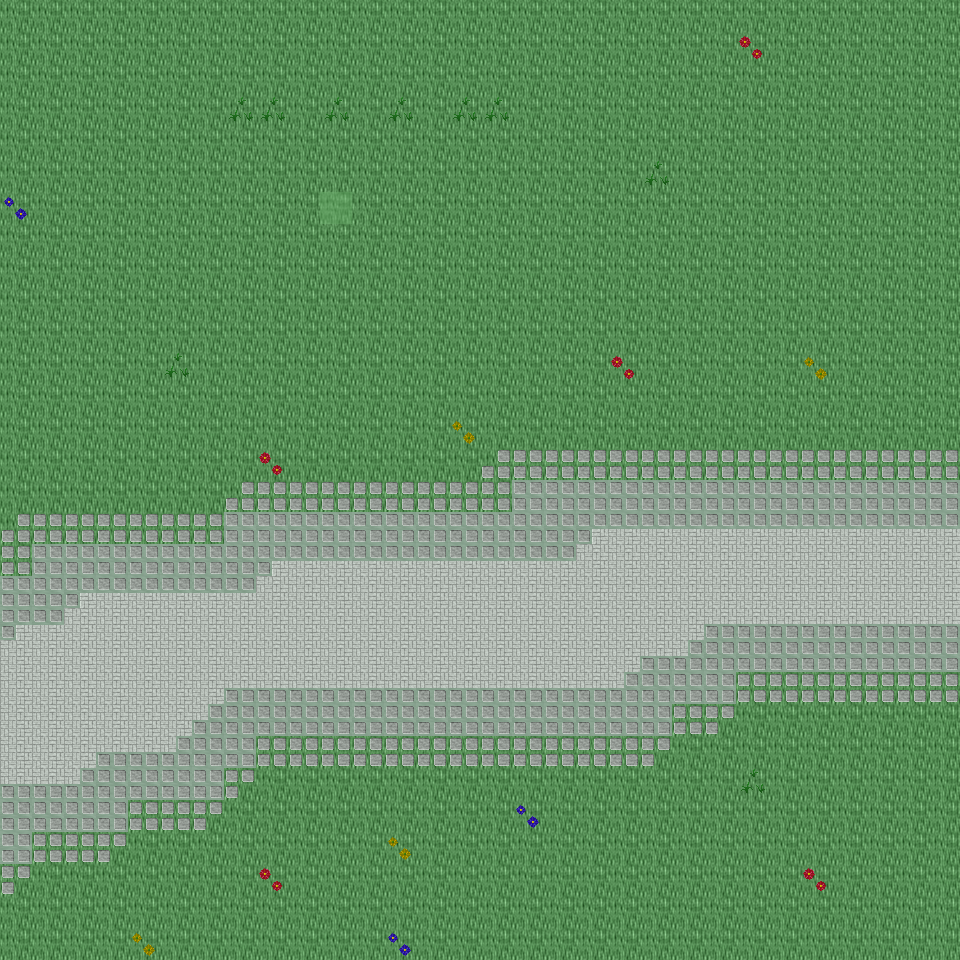

Below is a game level as drawn by its tile map, then a one-line description and the .tmx that defines it (tile-layer data replaced by summaries):
An orthogonal 30x30 tile map with 32x32 px tiles, 6 tile layers (Ground, Object, Object2, Above, ...), 19 tilesets and 3 objects (3x mapExit).

<map version="1.0" orientation="orthogonal" renderorder="right-down" width="30" height="30" tilewidth="32" tileheight="32" nextobjectid="4">
  <tileset firstgid="1" name="tileset_ground_ground" tilewidth="32" tileheight="32" tilecount="33" columns="3">
    <image source="../drawable/tileset_ground_ground.png" width="96" height="352" />
  </tileset>
  <tileset firstgid="34" name="tileset_ground_water_pool" tilewidth="32" tileheight="32" tilecount="72" columns="3">
    <image source="../drawable/tileset_ground_water_pool.png" width="96" height="768" />
  </tileset>
  <tileset firstgid="106" name="tileset_ground_ridge_earth_dark" tilewidth="32" tileheight="32" tilecount="96" columns="12">
    <image source="../drawable/tileset_ground_ridge_earth_dark.png" width="384" height="256" />
  </tileset>
  <tileset firstgid="202" name="tileset_ground_grass_edges" tilewidth="32" tileheight="32" tilecount="36" columns="12">
    <image source="../drawable/tileset_ground_grass_edges.png" width="384" height="96" />
  </tileset>
  <tileset firstgid="238" name="tileset_ground_earth_edges" tilewidth="32" tileheight="32" tilecount="18" columns="6">
    <image source="../drawable/tileset_ground_earth_edges.png" width="192" height="96" />
  </tileset>
  <tileset firstgid="256" name="tileset_ground_grass_corners" tilewidth="32" tileheight="32" tilecount="24" columns="6">
    <image source="../drawable/tileset_ground_grass_corners.png" width="192" height="128" />
  </tileset>
  <tileset firstgid="280" name="tileset_plant_grasses" tilewidth="32" tileheight="32" tilecount="6" columns="3">
    <image source="../drawable/tileset_plant_grasses.png" width="96" height="64" />
  </tileset>
  <tileset firstgid="286" name="tileset_plant_flower_daisy_blue" tilewidth="32" tileheight="32" tilecount="8" columns="2">
    <image source="../drawable/tileset_plant_flower_daisy_blue.png" width="64" height="128" />
  </tileset>
  <tileset firstgid="294" name="tileset_plant_flower_daisy_yellow" tilewidth="32" tileheight="32" tilecount="8" columns="2">
    <image source="../drawable/tileset_plant_flower_daisy_yellow.png" width="64" height="128" />
  </tileset>
  <tileset firstgid="302" name="tileset_plant_bush_bushes" tilewidth="32" tileheight="32" tilecount="10" columns="5">
    <image source="../drawable/tileset_plant_bush_bushes.png" width="160" height="64" />
  </tileset>
  <tileset firstgid="312" name="tileset_plant_flower_daisy_red" tilewidth="32" tileheight="32" tilecount="8" columns="2">
    <image source="../drawable/tileset_plant_flower_daisy_red.png" width="64" height="128" />
  </tileset>
  <tileset firstgid="320" name="tileset_plant_flower_daisy_white" tilewidth="32" tileheight="32" tilecount="8" columns="2">
    <image source="../drawable/tileset_plant_flower_daisy_white.png" width="64" height="128" />
  </tileset>
  <tileset firstgid="328" name="tileset_item_statue_bird" tilewidth="32" tileheight="32" tilecount="8" columns="2">
    <image source="../drawable/tileset_item_statue_bird.png" width="64" height="128" />
  </tileset>
  <tileset firstgid="336" name="tileset_logic_collision" tilewidth="32" tileheight="32" tilecount="1" columns="1">
    <image source="../drawable/tileset_logic_collision.png" width="32" height="32" />
  </tileset>
  <tileset firstgid="337" name="tileset_ground_green_paving" tilewidth="32" tileheight="32" tilecount="18" columns="3">
    <image source="../drawable/tileset_ground_green_paving.png" width="96" height="192" />
  </tileset>
  <tileset firstgid="355" name="tileset_logic_protection" tilewidth="32" tileheight="32" tilecount="2" columns="2">
    <image source="../drawable/tileset_logic_protection.png" width="64" height="32" />
  </tileset>
  <tileset firstgid="357" name="tileset_building_castle" tilewidth="32" tileheight="32" tilecount="320" columns="20">
    <image source="../drawable/tileset_building_castle.png" width="640" height="512" />
  </tileset>
  <tileset firstgid="677" name="tileset_logic_creature_reptile" tilewidth="32" tileheight="32" tilecount="7" columns="7">
    <image source="../drawable/tileset_logic_creature_reptile.png" width="224" height="32" />
  </tileset>
  <tileset firstgid="684" name="tileset_logic_creature_rodent" tilewidth="32" tileheight="32" tilecount="8" columns="8">
    <image source="../drawable/tileset_logic_creature_rodent.png" width="256" height="32" />
  </tileset>
  <layer name="Ground" width="30" height="30">
    <data>[900 cells, 900 non-empty, 2 distinct tile ids]</data>
  </layer>
  <layer name="Object" width="30" height="30">
    <data>[900 cells, 282 non-empty, 8 distinct tile ids]</data>
  </layer>
  <layer name="Object2" width="30" height="30">
    <data>[900 cells, 22 non-empty, 5 distinct tile ids]</data>
  </layer>
  <layer name="Above" width="30" height="30">
    <data>[900 cells, 0 non-empty, 0 distinct tile ids]</data>
  </layer>
  <layer name="Above2" width="30" height="30">
    <data>[900 cells, 0 non-empty, 0 distinct tile ids]</data>
  </layer>
  <layer name="Walkable" width="30" height="30">
    <data>[900 cells, 1 non-empty, 1 distinct tile ids]</data>
  </layer>
  <objectgroup name="MapEvents">
    <object id="1" name="south" type="mapExit" x="0" y="928" width="960" height="32">
      <properties>
        <property name="map" value="level_0_x88_y94" />
        <property name="x" value="0" />
        <property name="y" value="1" />
      </properties>
    </object>
    <object id="2" name="west" type="mapExit" x="0" y="0" width="32" height="960">
      <properties>
        <property name="map" value="level_0_x87_y93" />
        <property name="x" value="28" />
        <property name="y" value="0" />
      </properties>
    </object>
    <object id="3" name="east" type="mapExit" x="928" y="0" width="32" height="960">
      <properties>
        <property name="map" value="level_0_x89_y93" />
        <property name="x" value="1" />
        <property name="y" value="0" />
      </properties>
    </object>
  </objectgroup>
</map>
